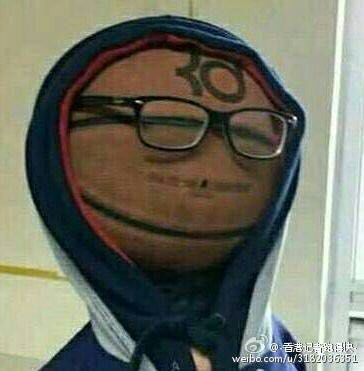
#> input picture 1.jpg, 364 x 371 px
$ python crop.py --image 1.jpg
#> lines starting #> are read from the running program, lines starting #| are printed output that depends on the picture
import argparse
import cv2


ap = argparse.ArgumentParser()
ap.add_argument('-i', '--image', required=True, help='Path to file')
args = vars(ap.parse_args())

img = cv2.imread(args['image'])
#> img is the input picture: shape (371, 364, 3); mean B, G, R 96.3, 109.8, 108.5
cv2.imshow('Original', img)

cropped = img[:50, :100]
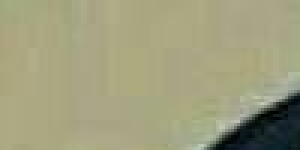
#> cropped: shape (50, 100, 3) (shown 3 times larger); mean B, G, R 125.3, 158.8, 159.3
cv2.imshow("Cropped image", cropped)
cv2.waitKey(0)
